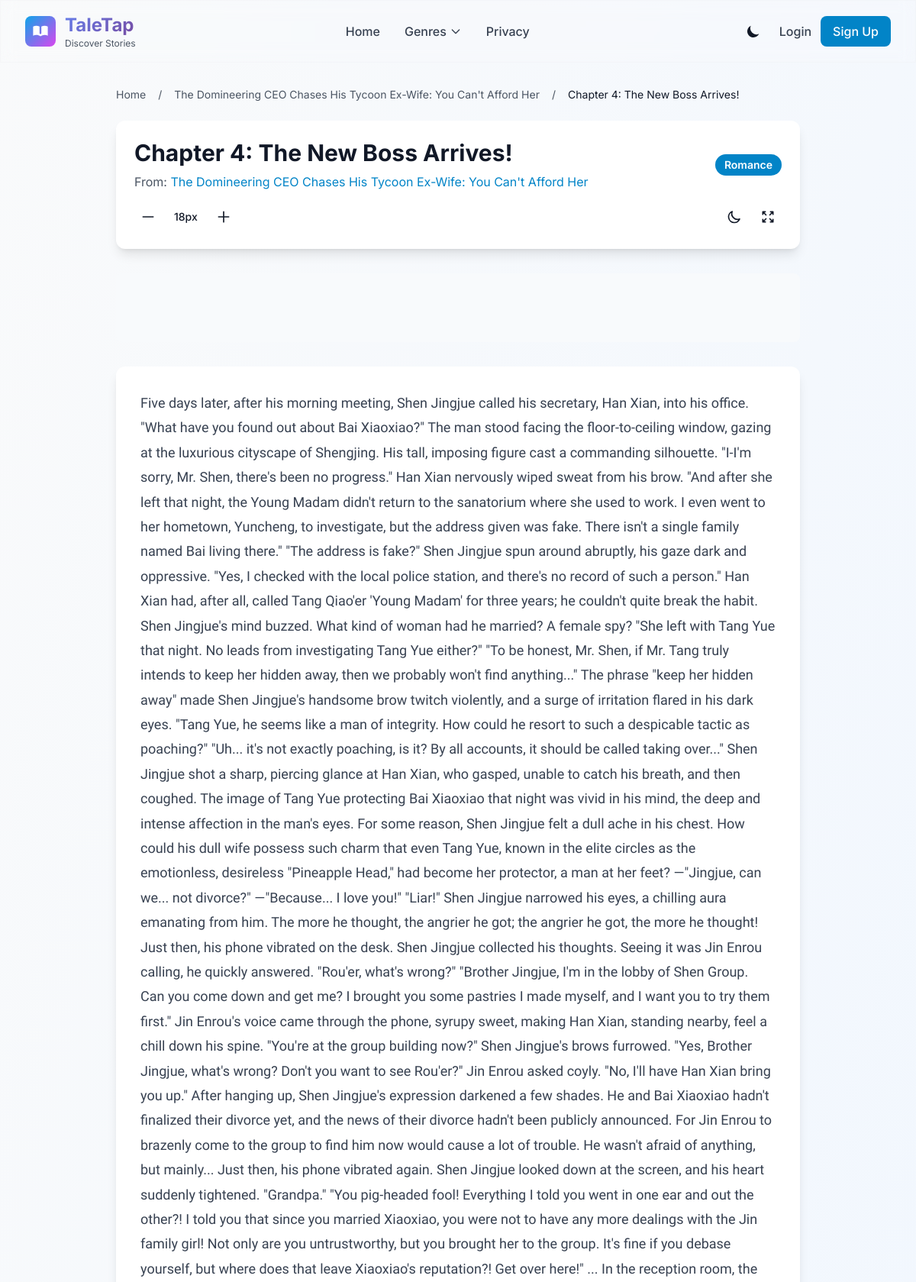
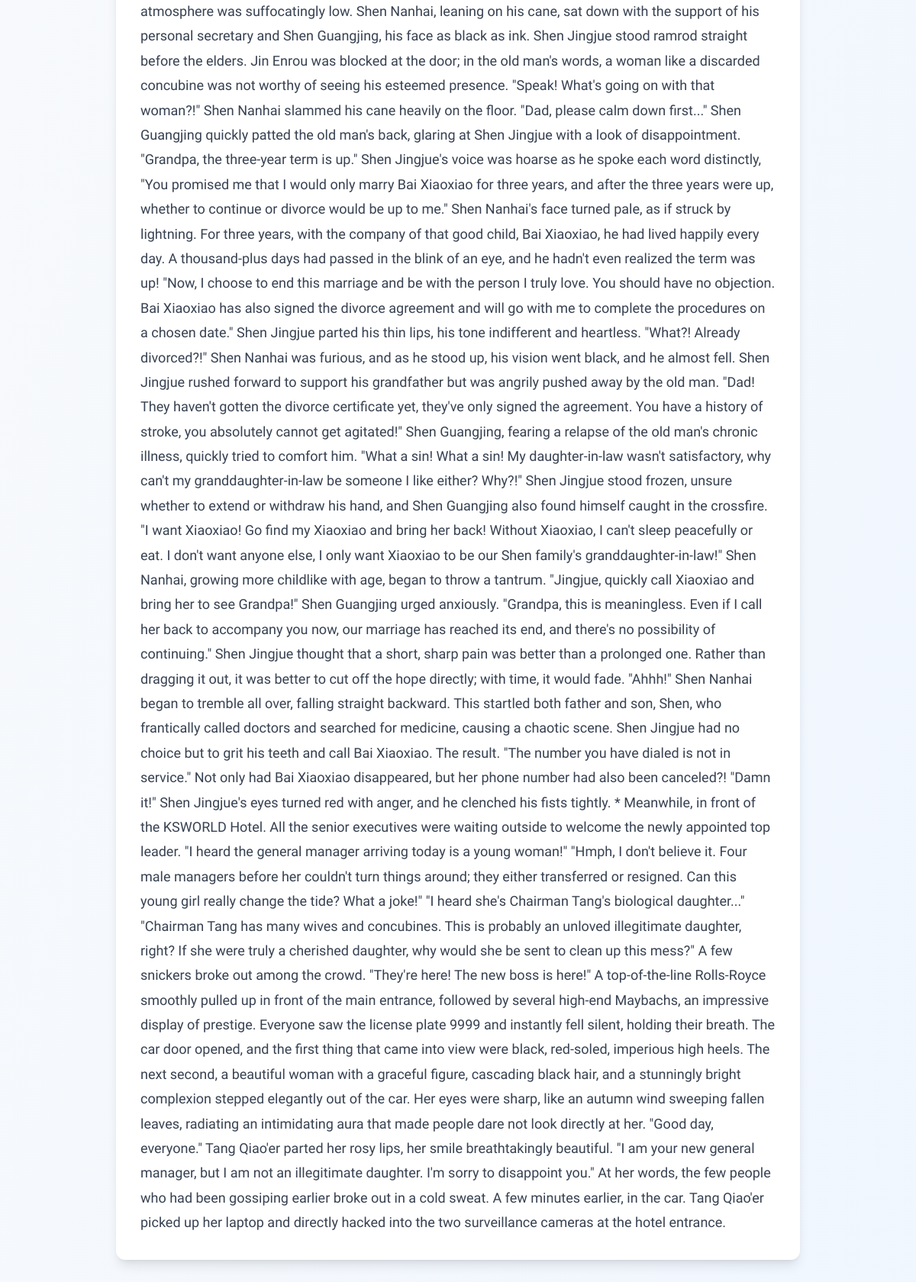
/novel/2/chapter/46 (upper part), run on the app's committed database (2 pictures, top to bottom).
### models.py (models this page shows)
class Novel(db.Model):
    id = db.Column(db.Integer, primary_key=True)
    title = db.Column(db.String(100), nullable=False)
    description = db.Column(db.Text, nullable=False)
    cover_image = db.Column(db.String(200))  # 封面图片路径
    chapters = db.relationship('Chapter', backref='novel', lazy=True)
    category = db.Column(db.String(50))

class Chapter(db.Model):
    id = db.Column(db.Integer, primary_key=True)
    novel_id = db.Column(db.Integer, db.ForeignKey('novel.id'), nullable=False)
    title = db.Column(db.String(100), nullable=False)
    content = db.Column(db.Text, nullable=False)
    comments = db.relationship('Comment', backref='chapter', lazy=True)

### app.py (the view)
@app.route('/novel/<int:novel_id>/chapter/<int:chapter_id>')
def chapter(novel_id, chapter_id):
    chapter = Chapter.query.get_or_404(chapter_id)
    if chapter.novel_id != novel_id:
        flash('Chapter does not belong to this novel')  # '章节不属于该小说'
        return redirect(url_for('novel', novel_id=novel_id))
    chapters = Chapter.query.filter_by(novel_id=novel_id).order_by(Chapter.id).all()
    chapter_ids = [c.id for c in chapters]
    current_index = chapter_ids.index(chapter_id)
    prev_chapter_id = chapter_ids[current_index - 1] if current_index > 0 else None
    next_chapter_id = chapter_ids[current_index + 1] if current_index < len(chapter_ids) - 1 else None
    form = CommentForm()
    return render_template('chapter.html', chapter=chapter, form=form,
                           prev_chapter_id=prev_chapter_id, next_chapter_id=next_chapter_id, novel_id=novel_id)

### templates/chapter.html (shortened to what this page needs)
{% extends 'base.html' %}
{% block content %}
<div class="max-w-4xl mx-auto">
    <nav class="text-sm text-gray-600 dark:text-gray-400 mb-6" aria-label="Breadcrumb">
        <ol class="flex items-center space-x-2">
            <li><a href="{{ url_for('index') }}" class="hover:text-primary-600 dark:hover:text-primary-400">Home</a></li>
            <li><span class="mx-2">/</span></li>
            <li><a href="{{ url_for('novel', novel_id=chapter.novel.id) }}" class="hover:text-primary-600 dark:hover:text-primary-400">{{ chapter.novel.title }}</a></li>
            <li><span class="mx-2">/</span></li>
            <li class="text-gray-900 dark:text-gray-100">{{ chapter.title }}</li>
        </ol>
    </nav>
    <div class="bg-white dark:bg-gray-800 rounded-xl shadow-lg p-6 mb-8">
        <div class="flex items-center justify-between mb-4">
            <div>
                <h1 class="text-3xl font-bold text-gray-900 dark:text-white mb-2">{{ chapter.title }}</h1>
                <p class="text-gray-600 dark:text-gray-300">From: <a href="{{ url_for('novel', novel_id=chapter.novel.id) }}" class="text-primary-600 dark:text-primary-400 hover:underline">{{ chapter.novel.title }}</a></p>
            </div>
            {% if chapter.novel.category %}
            <span class="px-3 py-1 text-sm font-semibold text-white bg-primary-600 rounded-full">
                {{ chapter.novel.category }}
            </span>
            {% endif %}
        </div>
        <div class="flex items-center justify-between flex-wrap gap-4">
            <div class="flex items-center space-x-4">
                <button id="font-size-decrease" class="p-2 rounded-lg hover:bg-gray-100 dark:hover:bg-gray-700 transition-colors" title="Decrease font size">
                    <svg class="w-5 h-5" fill="none" stroke="currentColor" viewBox="0 0 24 24">
                        <path stroke-linecap="round" stroke-linejoin="round" stroke-width="2" d="M20 12H4"/>
                    </svg>
                </button>
                <span id="font-size-display" class="text-sm font-medium">18px</span>
                <button id="font-size-increase" class="p-2 rounded-lg hover:bg-gray-100 dark:hover:bg-gray-700 transition-colors" title="Increase font size">
                    <svg class="w-5 h-5" fill="none" stroke="currentColor" viewBox="0 0 24 24">
                        <path stroke-linecap="round" stroke-linejoin="round" stroke-width="2" d="M12 4v16m8-8H4"/>
                    </svg>
                </button>
            </div>
            <div class="flex items-center space-x-2">
                <button id="toggle-dark-mode" class="p-2 rounded-lg hover:bg-gray-100 dark:hover:bg-gray-700 transition-colors" title="Toggle dark mode">
                    <svg class="w-5 h-5" fill="none" stroke="currentColor" viewBox="0 0 24 24">
                        <path stroke-linecap="round" stroke-linejoin="round" stroke-width="2" d="M20.354 15.354A9 9 0 018.646 3.646 9.003 9.003 0 0012 21a9.003 9.003 0 008.354-5.646z"/>
                    </svg>
                </button>
                <button id="toggle-fullscreen" class="p-2 rounded-lg hover:bg-gray-100 dark:hover:bg-gray-700 transition-colors" title="Toggle fullscreen">
                    <svg class="w-5 h-5" fill="none" stroke="currentColor" viewBox="0 0 24 24">
                        <path stroke-linecap="round" stroke-linejoin="round" stroke-width="2" d="M4 8V4m0 0h4M4 4l5 5m11-1V4m0 0h-4m4 0l-5 5M4 16v4m0 0h4m-4 0l5-5m11 5l-5-5m5 5v-4m0 4h-4"/>
                    </svg>
                </button>
            </div>
        </div>
    </div>
    <div class="ad-container mb-8">
    </div>
    <div class="bg-white dark:bg-gray-800 rounded-xl shadow-lg p-8 mb-8">
        <div id="chapter-content" class="chapter-content prose prose-lg max-w-none dark:prose-invert">
            {{ chapter.content | safe }}
        </div>
    </div>
</div>
{% endblock %}

### templates/base.html (style rules this page uses)
.ad-container { margin: 2rem 0; text-align: center; min-height: 90px; background: #f8fafc; border-radius: 8px; display: flex; align-items: center; justify-content: center; }
.chapter-content { font-family: 'Georgia', serif; line-height: 1.8; font-size: 1.125rem; color: #374151; }

### data on the page
Novel: novel "The Domineering CEO Chases His Tycoon Ex-Wife: You Can't Afford Her", novel.category "Romance"
Chapter: title "Chapter 4: The New Boss Arrives!", content "Five days later, after his morning meeting, Shen Jingjue called his secretary, Han Xian, into his office. \"What have you found out about Bai Xiaoxiao?\" The man stood facing the floor-to-ceiling window, gazing at the luxurious cityscape of Shengjing. His tall, imposing figure cast a commanding silhouette. \"I-I'm sorry, Mr. Shen, there's been no progress.\" Han Xian nervously wiped sweat from his brow. \"And after she left that night, the Young Madam didn't return to the sanatorium where she used to work. I even went to her hometown, Yuncheng, to investigate, but the address given was fake. There isn't a single family named Bai living there.\" \"The address is fake?\" Shen Jingjue spun around…"
